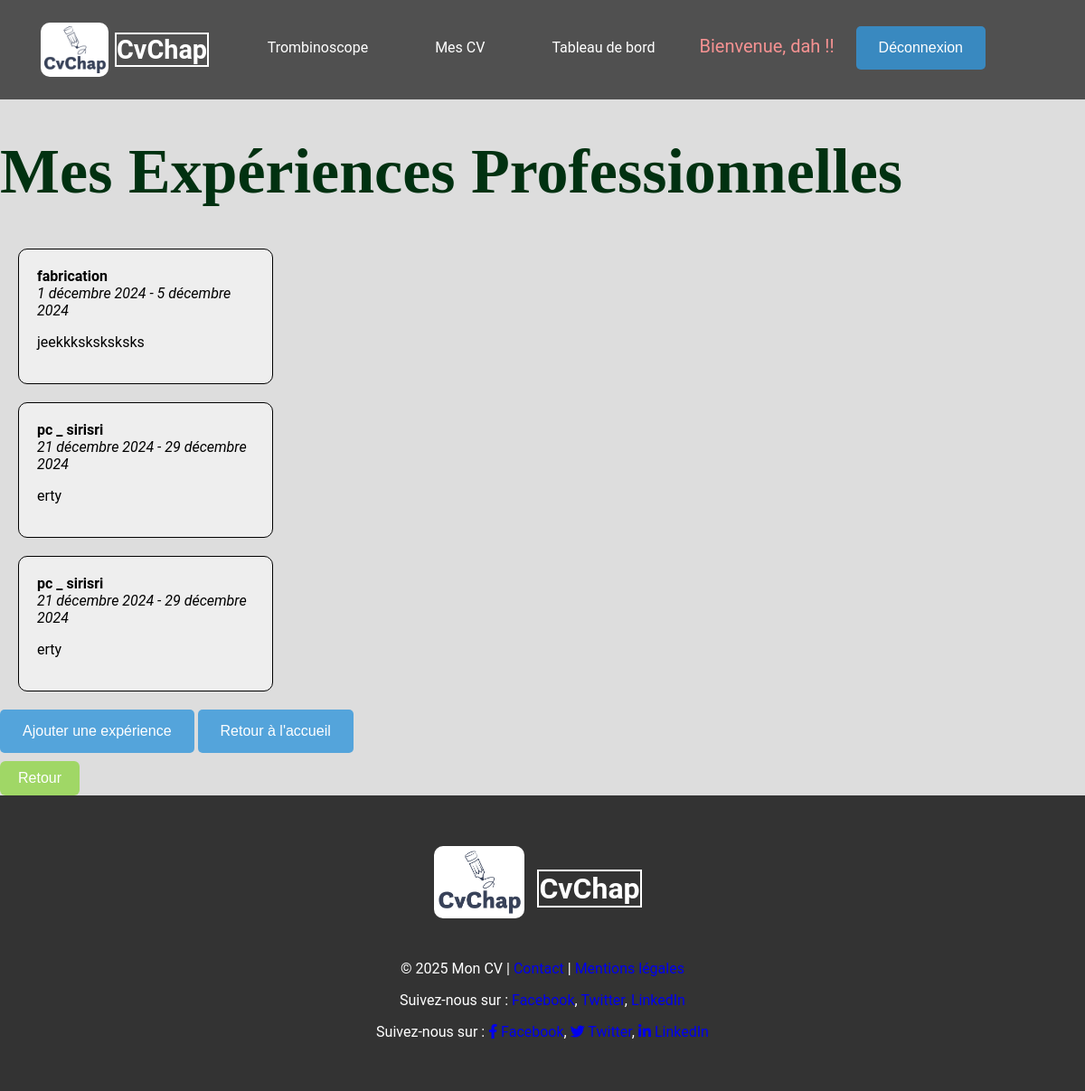
The app's page /aff_experiences/ (signed in) with its own data.
### appcv/models.py (models this page shows, shortened)
class Experience(models.Model):
    user = models.ForeignKey(User, on_delete=models.CASCADE)
    titre = models.CharField(max_length=100)
    entreprise = models.CharField(max_length=100)
    date_debut = models.DateField()
    date_fin = models.DateField(null=True, blank=True)
    description = models.TextField()

### appcv/views.py (the view)
# urls.py: path('aff_experiences/', views.aff_experiences, name='aff_experiences'),
@login_required
def aff_experiences(request):
    experiences = Experience.objects.filter(user=request.user)
    return render(request, "vues/aff_experiences.html", {"experiences": experiences})

### appcv/templates/vues/aff_experiences.html (shortened to what this page needs)
{% extends "base.html" %}
{% block style_page %}
    {% load static %}
    <link rel="stylesheet" href="{% static "experiencepro1.css" %}">
{% endblock %}
{% block content %}
<div class=content>
    <h1>Mes Expériences Professionnelles</h1>
    <div class='contenu_aff_exp'>
        {% if experiences %}
        <ul>
            {% for experience in experiences %}
                <li class='item_aff_exp'>
                    <strong>{{ experience.titre }}</strong><br>
                    <em>{{ experience.date_debut }} - {% if experience.date_fin %}{{ experience.date_fin }}{% else %}En cours{% endif %}</em><br>
                    <p>{{ experience.description }}</p>
                </li>
            {% endfor %}
        </ul>
        {% else %}
        <p>Vous n'avez pas encore ajouté d'expériences professionnelles.</p>
        {% endif %}
    </div>
    <a href="{% url 'experience_pro' %}">
        <button type="button">Ajouter une expérience</button>
    </a>
    <a href="{% url 'experience_pro' %}">
        <button type="button">Retour à l'accueil</button>
    </a>
</div>
{% endblock  %}

### appcv/templates/bases/nav.html (shortened to what this page needs)
{% load static %}
{% block style_page %}
<link rel="stylesheet" href="{% static 'base1.css' %}">
{% endblock %}
<nav >
    <div class="nav-logo">
        <img src="{% static 'images/cvchap_logo4.png' %}" alt="Logo" class="me-2">
        <a class="nav-link {% if request.resolver_match.url_name == 'trombinoscope' %}active{% endif %}" href="{% url 'trombinoscope' %}">CvChap</a>
    </div>
    <ul >
        {% if user.is_authenticated %}
            <li class="nav-item">
                <a class="nav-link {% if request.resolver_match.url_name == 'trombinoscope' %}active{% endif %}" href="{% url 'trombinoscope' %}">Trombinoscope</a>
            </li>
            <li class="nav-item">
                <a class="nav-link {% if request.resolver_match.url_name == 'list_cv' %}active{% endif %}" href="{% url 'list_cv' %}">Mes CV</a>
            </li>
            <li>
                <a href="{% url 'TdeBord' %}">Tableau de bord</a>
            </li>
            <li>Bienvenue, {{ user.username }} !!</li>
            <li class="nav-item">
                <form action="{% url 'logout' %}?next=/" method="post" style="display:inline;">
                    <button type="submit">Déconnexion</button>
                </form>
            </li>
        {% endif %}
    </ul>
</nav>

### appcv/static/base1.css (style rules this page uses)
body { font-family: 'Roboto', sans-serif; background: #ddd ; background-size: cover; margin: 0; padding: 0; color: #000000; height: 100%; }
button { background-color: #3498db; background-color: #3498dbce; color: white; padding: 15px 25px; font-size: 1rem; border: none; border-radius: 5px; cursor: pointer; text-align: center; transition: background-color 0.3s ease; }
html, body { height: 100%; margin: 0; padding:0px 0px 0px 0px 0px; }
nav { height: 110px; width: 100%; background: rgba(0, 0, 0, 0.4); display: flex; justify-content:space-between; align-items: center; margin:0px ; padding:0px; position: fixed; }
nav ul { margin-right:100px; list-style: none; margin-top:10px; }
nav ul li { display: inline-block; line-height: 80px; margin: 0 10px; color: #f59292; font-size: 20px; }
nav ul li a { color: white; padding: 15px 25px; font-size: 1rem; border: none; border-radius: 5px; cursor: pointer; text-align: center; transition: background-color 0.3s ease; }
.nav-logo { display: flex; align-items: center; margin:15px; padding:35px 10px; }
.nav-logo img { height: 60px; margin-left: 20px; border-radius: 10px; }
.nav-logo a { font-weight: bold; font-size: 1.8rem; display:inline-block; padding:0.1px 0px; margin-left:7px; color:#fff; border:2px solid #fff; }
h1 { margin: 70px 0; color:#013111; font-size:clamp(70px,6vw,40px); font-weight: bold; font-family: Times, "Times New Roman", Georgia, serif; padding:0px; height:55px; }
a { text-decoration: none; }
ul { list-style: none; padding: 0; }

### appcv/templates/vues/aff_experiences.html (style rules this page uses)
.item_aff_exp { padding: 20px; margin:20px; width:20%; height: 100%; flex-grow: 1; background:#eee; border:1px solid #000; border-radius:10px; }

### records on screen
Experience: titre "fabrication", date_debut "1 décembre 2024", date_fin "5 décembre 2024", description "jeekkksksksksks"
Experience: titre "pc _ sirisri", date_debut "21 décembre 2024", date_fin "29 décembre 2024", description "erty"
Experience: titre "pc _ sirisri", date_debut "21 décembre 2024", date_fin "29 décembre 2024", description "erty"

### other values on screen
{{ user.username }} "dah"
